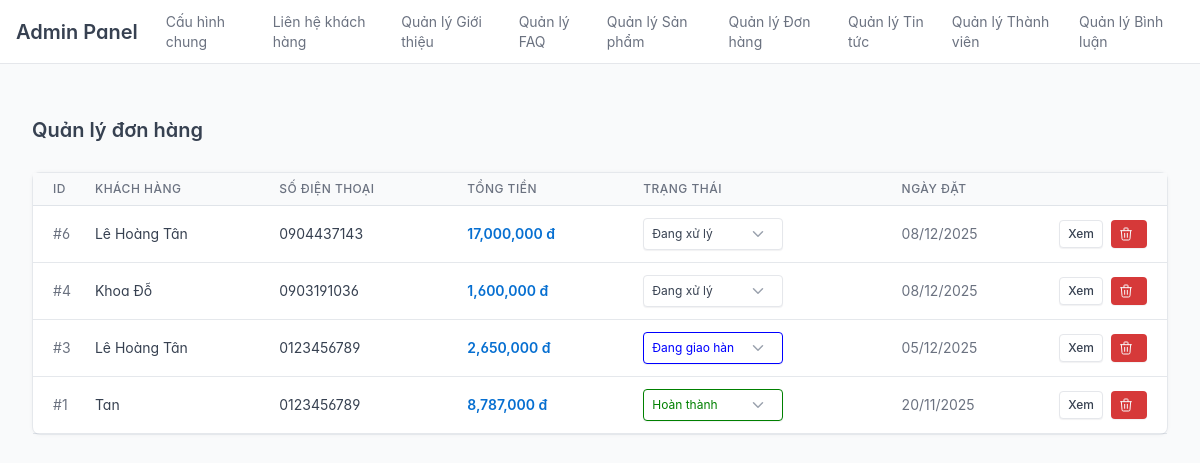
Page /public/index.php?url=admin/order/list (signed in) on the committed database.
### tables this page shows
CREATE TABLE `orders` (
  `id` int(11) NOT NULL,
  `user_id` int(11) NOT NULL,
  `total_amount` decimal(10,2) NOT NULL,
  `status` enum('pending','processing','completed','cancelled') NOT NULL DEFAULT 'pending',
  `created_at` timestamp NOT NULL DEFAULT current_timestamp(),
  `fullname` varchar(255) DEFAULT NULL,
  `phone` varchar(50) DEFAULT NULL,
  `address` varchar(255) DEFAULT NULL,
  `note` text DEFAULT NULL
);

### app/controllers/admin/AdminOrderController.php (called while the page is built, shortened)
<?php
require_once APPROOT . "/models/Order.php";
class AdminOrderController {
    private $order;
    public function __construct() {
        $this->order = new Order();
    }
    public function list()
    {
        $limit = 5;
        $page = isset($_GET['page']) ? (int)$_GET['page'] : 1;
        $offset = ($page - 1) * $limit;
        $totalRecords = $this->order->countAll();
        $totalPages = ceil($totalRecords / $limit);
        $orders = $this->order->getPaginated($limit, $offset);
        $this->loadView("admin/orders/list", [
            "orders" => $orders,
            "title" => "Quản lý đơn hàng",
            "page" => $page,
            "totalPages" => $totalPages
        ]);
    }
    private function loadView($viewPath, $data = []) {
        extract($data);
        require APPROOT . "/views/" . $viewPath . ".php";
        require APPROOT . "/views/admin/layouts/admin_layout.php";
    }
}

### app/libraries/Database.php (called while the page is built, shortened)
<?php
class Database
{
    private $host = DB_HOST;
    private $user = DB_USER;
    private $pass = DB_PASS;
    private $dbname = DB_NAME;
    private $dbh;
    private $stmt;
    public function __construct()
    {
        $dsn = 'mysql:host=' . $this->host . ';dbname=' . $this->dbname . ';charset=utf8';
        $options = [
            PDO::ATTR_PERSISTENT => true,
            PDO::ATTR_ERRMODE => PDO::ERRMODE_EXCEPTION,
            PDO::ATTR_DEFAULT_FETCH_MODE => PDO::FETCH_OBJ,
            PDO::ATTR_EMULATE_PREPARES => false,
        ];
        try
        {
            $this->dbh = new PDO($dsn, $this->user, $this->pass, $options);
        }
        catch (PDOException $e)
        {
            $this->error = $e->getMessage();
            echo $this->error;
        }
    }
    public function query($sql)
    {
        $this->stmt = $this->dbh->prepare($sql);
    }
    public function bind($param, $value, $type = null)
    {
        if (is_null($type))
        {
            switch(true)
            {
                case is_int($value):  $type = PDO::PARAM_INT; break;
            }
        }
        $this->stmt->bindValue($param, $value, $type);
    }
    public function execute()
    {
        return $this->stmt->execute();
    }
    public function resultSet()
    {
        $this->execute();
        return $this->stmt->fetchAll();
    }
}

### app/models/Order.php (called while the page is built, shortened)
<?php
class Order {
    private $db;
    public function __construct() {
        $this->db = new Database();
    }
    public function countAll() {
        $this->db->query("SELECT COUNT(*) as total FROM orders");
        $row = $this->db->single();
        return $row->total;
    }
    public function getPaginated($limit, $offset) {
        $sql = "
            SELECT orders.*, users.username
            FROM orders
            LEFT JOIN users ON orders.user_id = users.id
            ORDER BY id DESC
            LIMIT :limit OFFSET :offset
        ";
        $this->db->query($sql);
        $this->db->bind(':limit', (int)$limit);
        $this->db->bind(':offset', (int)$offset);
        return $this->db->resultSet();
    }
}

### app/views/admin/orders/list.php (the view, shortened to what this page needs)
<div class="container-xl">
    <div class="page-header d-print-none mb-4">
        <div class="row g-2 align-items-center">
            <div class="col">
                <h2 class="page-title">Quản lý đơn hàng</h2>
            </div>
        </div>
    </div>
    <div class="card">
        <div class="table-responsive">
            <table class="table table-vcenter card-table">
                <thead>
                    <tr>
                        <th class="w-1">ID</th>
                        <th>Khách hàng</th>
                        <th>Số điện thoại</th>
                        <th>Tổng tiền</th>
                        <th>Trạng thái</th>
                        <th>Ngày đặt</th>
                        <th class="w-1"></th>
                    </tr>
                </thead>
                <tbody>
                    <?php foreach ($orders as $order): ?>
                        <tr>
                            <td><span class="text-muted">#<?= $order->id ?></span></td>
                            <td class="text-reset"><?= $order->fullname ?></td>
                            <td><?= $order->phone ?></td>
                            <td class="text-primary fw-bold"><?= number_format($order->total_amount) ?> đ</td>
                            <td>
                                <form action="<?= URLROOT ?>/public/index.php?url=admin/order/updateStatus" method="POST">
                                    <select name="status" class="form-select form-select-sm"
                                            onchange="this.form.submit()"
                                            style="width: 140px;
                                            <?= $order->status == 'completed' ? 'border-color: green; color: green;' : '' ?>
                                            <?= $order->status == 'processing' ? 'border-color: blue; color: blue;' : '' ?>">
                                        <option value="pending" <?= $order->status == "pending" ? "selected" : "" ?>>Đang xử lý</option>
                                        <option value="processing" <?= $order->status == "processing" ? "selected" : "" ?>>Đang giao hàng</option>
                                        <option value="completed" <?= $order->status == "completed" ? "selected" : "" ?>>Hoàn thành</option>
                                    </select>
                                </form>
                            </td>
                            <td class="text-muted"><?= date('d/m/Y', strtotime($order->created_at)) ?></td>
                            <td>
                                <div class="btn-list flex-nowrap">
                                    <a href="<?= URLROOT ?>/public/index.php?url=admin/order/detail/<?= $order->id ?>" class="btn btn-white btn-sm">
                                        Xem
                                    </a>
                                    <a href="<?= URLROOT ?>/public/index.php?url=admin/order/delete/<?= $order->id ?>"
                                       class="btn btn-danger btn-sm"
                                       onclick="return confirm('Xóa đơn hàng này?')">
                                    </a>
                                </div>
                            </td>
                        </tr>
                    <?php endforeach; ?>
                </tbody>
            </table>
        </div>
        </div> <?php if (isset($totalPages) && $totalPages > 1): ?>
        <div class="card-footer d-flex align-items-center">
            <p class="m-0 text-muted">
                Trang <span><?= $page ?></span> / <span><?= $totalPages ?></span>
            </p>
            <ul class="pagination m-0 ms-auto">
                <li class="page-item <?= ($page <= 1) ? 'disabled' : '' ?>">
                    <a class="page-link" href="<?= URLROOT ?>/public/index.php?url=admin/order/list&page=<?= $page - 1 ?>">
                        Trước
                    </a>
                </li>
                <?php for ($i = 1; $i <= $totalPages; $i++): ?>
                    <?php if ($i == 1 || $i == $totalPages || ($i >= $page - 2 && $i <= $page + 2)): ?>
                        <li class="page-item <?= ($page == $i) ? 'active' : '' ?>">
                            <a class="page-link" href="<?= URLROOT ?>/public/index.php?url=admin/order/list&page=<?= $i ?>">
                                <?= $i ?>
                            </a>
                        </li>
                    <?php elseif ($i == $page - 3 || $i == $page + 3): ?>
                        <li class="page-item disabled"><a class="page-link" href="#">...</a></li>
                    <?php endif; ?>
                <?php endfor; ?>
                <li class="page-item <?= ($page >= $totalPages) ? 'disabled' : '' ?>">
                    <a class="page-link" href="<?= URLROOT ?>/public/index.php?url=admin/order/list&page=<?= $page + 1 ?>">
                        Sau
                    </a>
                </li>
            </ul>
        </div>
        <?php endif; ?>
        </div> </div>
    </div>
</div>

### rows in the picture
orders: id "6", fullname "Lê Hoàng Tân", phone "0904437143", total_amount "17,000,000", status "Đang xử lý", created_at "08/12/2025"
orders: id "4", fullname "Khoa Đỗ", phone "0903191036", total_amount "1,600,000", status "Đang xử lý", created_at "08/12/2025"
orders: id "3", fullname "Lê Hoàng Tân", phone "0123456789", total_amount "2,650,000", status "Đang giao hàng", created_at "05/12/2025"
orders: id "1", fullname "Tan", phone "0123456789", total_amount "8,787,000", status "Hoàn thành", created_at "20/11/2025"
